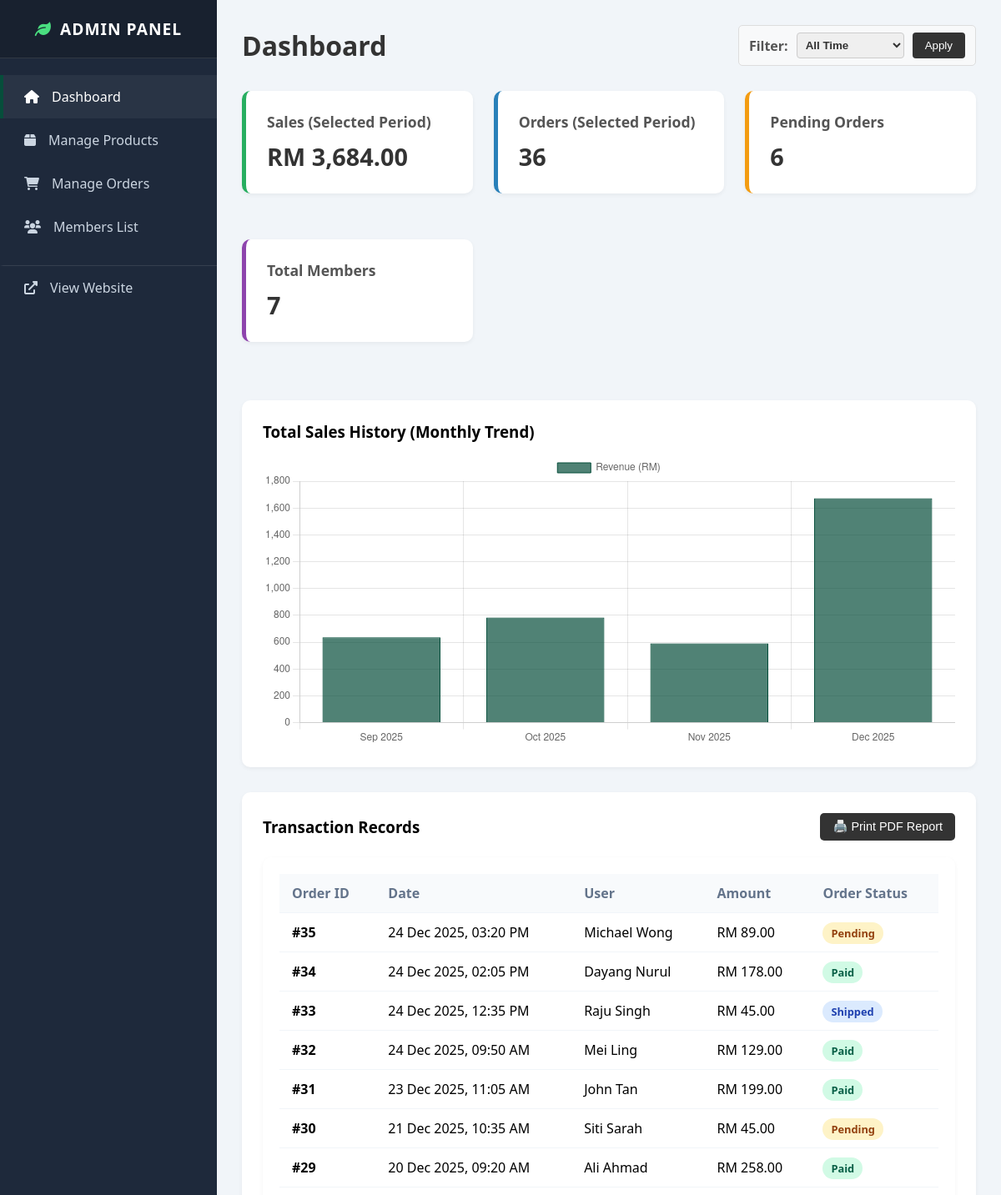
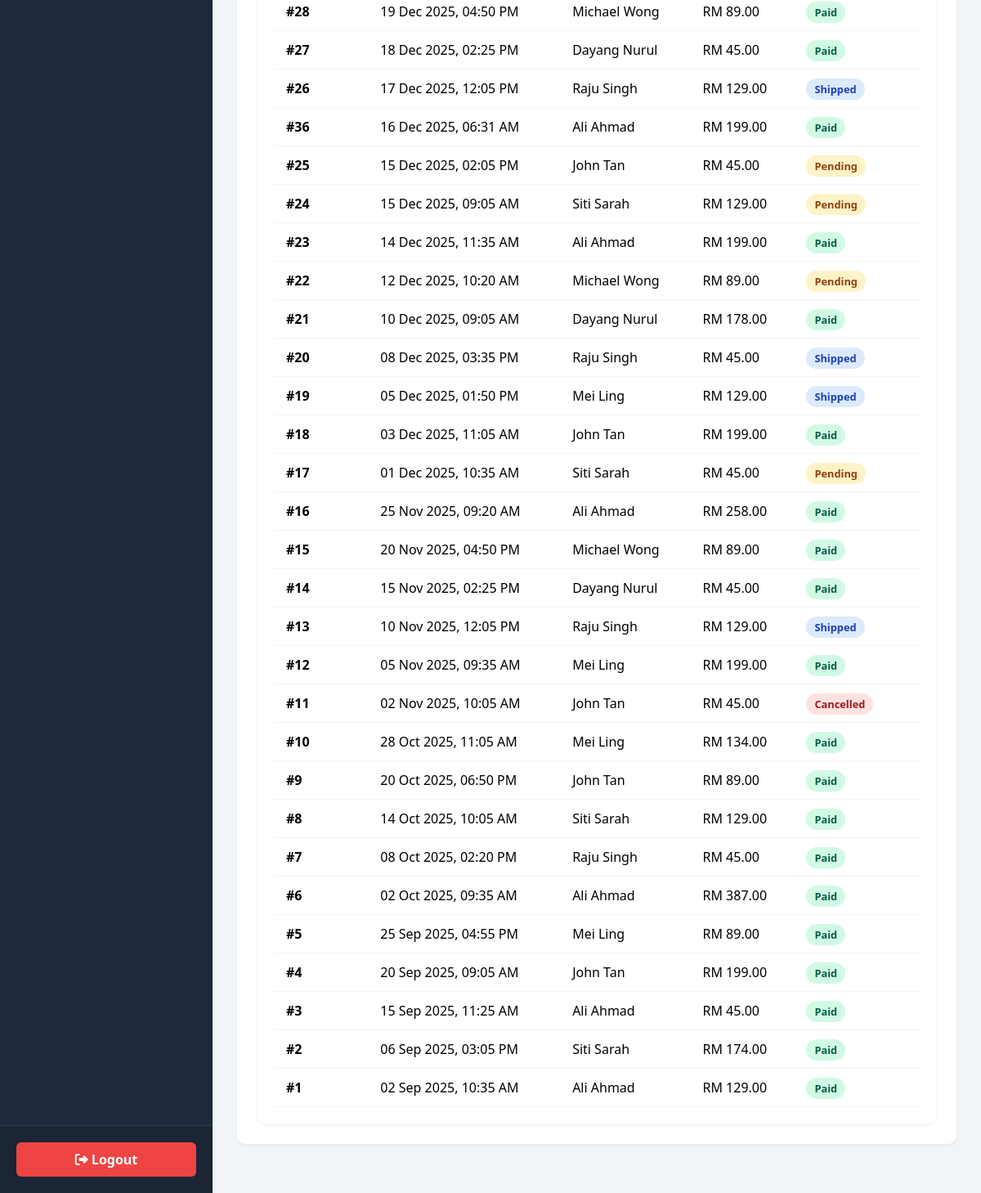
Page /admin/dashboard.php (signed in) on the committed database (2 pictures, top to bottom).
### tables this page shows
CREATE TABLE transactions (
    transaction_id INT AUTO_INCREMENT PRIMARY KEY,
    order_id INT NOT NULL,
    payment_method VARCHAR(50),
    payment_status ENUM('Success', 'Failed') DEFAULT 'Success',
    transaction_date TIMESTAMP DEFAULT CURRENT_TIMESTAMP,
    FOREIGN KEY (order_id) REFERENCES orders(order_id)
);

CREATE TABLE users (
    user_id INT AUTO_INCREMENT PRIMARY KEY,
    full_name VARCHAR(100) NOT NULL,
    email VARCHAR(100) NOT NULL UNIQUE,
    password VARCHAR(255) NOT NULL, 
    phone_number VARCHAR(20),
    otp_code VARCHAR(10) DEFAULT NULL,
    role ENUM('member', 'admin') DEFAULT 'member',
    address TEXT,
    created_at TIMESTAMP DEFAULT CURRENT_TIMESTAMP
);

CREATE TABLE orders (
    order_id INT AUTO_INCREMENT PRIMARY KEY,
    user_id INT NOT NULL,
    total_amount DECIMAL(10,2) NOT NULL,
    order_date TIMESTAMP DEFAULT CURRENT_TIMESTAMP,
    status ENUM('Pending', 'Paid', 'Shipped', 'Cancelled') DEFAULT 'Paid',
    FOREIGN KEY (user_id) REFERENCES users(user_id)
);

### admin/dashboard.php (the view, shortened to what this page needs)
<?php
include '../includes/db_connect.php';
$filter = $_GET['filter'] ?? 'all_time';
$start_date = "";
$end_date = "";
$chart_label = "Overview";
$chart_sql = "";
switch ($filter) {
    case 'all_time':
    default:
        $chart_label = "Total Sales History (Monthly Trend)";
        $chart_sql = "SELECT DATE_FORMAT(order_date, '%b %Y') as label, SUM(total_amount) as total FROM orders WHERE status = 'Paid' GROUP BY YEAR(order_date), MONTH(order_date) ORDER BY order_date ASC";
        $start_date = "2000-01-01";
        $end_date = date('Y-12-31');
        break;
}
$chart_res = mysqli_query($conn, $chart_sql);
$labels = [];
$sales = [];
if (mysqli_num_rows($chart_res) > 0) {
    while ($row = mysqli_fetch_assoc($chart_res)) {
        $labels[] = $row['label'];
        $sales[] = $row['total'];
    }
} else {
    $labels[] = "No Data";
    $sales[] = 0;
}
$js_labels = json_encode($labels);
$js_sales = json_encode($sales);
$metrics_where = "WHERE DATE(order_date) BETWEEN '$start_date' AND '$end_date'";
if ($filter == 'all_time') {
    $metrics_where = "WHERE 1=1";
}
$total_sales = mysqli_fetch_assoc(mysqli_query($conn, "SELECT SUM(total_amount) as total FROM orders $metrics_where AND status = 'Paid'"))['total'] ?? 0;
$total_orders = mysqli_fetch_assoc(mysqli_query($conn, "SELECT COUNT(*) as total FROM orders $metrics_where"))['total'] ?? 0;
$total_users = mysqli_fetch_assoc(mysqli_query($conn, "SELECT COUNT(*) as total FROM users WHERE role = 'member'"))['total'] ?? 0;
$total_pending = mysqli_fetch_assoc(mysqli_query($conn, "SELECT COUNT(*) as total FROM orders WHERE status = 'Pending'"))['total'] ?? 0;
$query = "SELECT t.*, o.total_amount, o.status AS order_status, u.full_name
          FROM transactions t
          JOIN orders o ON t.order_id = o.order_id
          JOIN users u ON o.user_id = u.user_id";
$query .= " ORDER BY t.transaction_date DESC LIMIT 100";
$trans_result = mysqli_query($conn, $query);
?>
<?php include 'includes/header.php'; ?>
    <div class="admin-header">
        <h1 style="color: #333; margin: 0;">Dashboard</h1>
        <form method="GET" class="filter-group">
            <span style="font-weight:bold; color:#555;">Filter:</span>
            <select name="filter" id="filterSelect" onchange="toggleInputs()" class="filter-select">
                <option value="all_time" <?php echo ($filter == 'all_time') ? 'selected' : ''; ?>>All Time</option>
            </select>
            <button type="submit" class="btn-action">Apply</button>
        </form>
    </div>
    <div class="cards-grid">
        <div class="card card-metric" style="border-left-color: #27ae60;">
            <h3>Sales (Selected Period)</h3>
            <div class="number">RM <?php echo number_format($total_sales, 2); ?></div>
        </div>
        <div class="card card-metric" style="border-left-color: #2980b9;">
            <h3>Orders (Selected Period)</h3>
            <div class="number"><?php echo $total_orders; ?></div>
        </div>
        <div class="card card-metric" style="border-left-color: #f39c12;">
            <h3>Pending Orders</h3>
            <div class="number"><?php echo $total_pending; ?></div>
        </div>
        <div class="card card-metric" style="border-left-color: #8e44ad;">
            <h3>Total Members</h3>
            <div class="number"><?php echo $total_users; ?></div>
        </div>
    </div>
    <div class="card">
        <h3 style="margin-top:0; margin-bottom:15px;"><?php echo $chart_label; ?></h3>
        <div class="chart-container">
            <canvas id="salesChart"></canvas>
        </div>
    </div>
    <div class="card">
        <div class="card-header-actions">
            <h3 style="margin:0;">Transaction Records</h3>
            <button onclick="window.print()" class="btn-print">🖨️ Print PDF Report</button>
        </div>
        <div class="table-responsive">
            <table>
                <thead>
                    <tr>
                        <th>Order ID</th> <th>Date</th>
                        <th>User</th>
                        <th>Amount</th>
                        <th>Order Status</th>
                    </tr>
                </thead>
                <tbody>
                    <?php if (mysqli_num_rows($trans_result) > 0): ?>
                        <?php while ($row = mysqli_fetch_assoc($trans_result)): ?>
                        <tr>
                            <td><strong>#<?php echo htmlspecialchars($row['order_id']); ?></strong></td> <td><?php echo date('d M Y, h:i A', strtotime($row['transaction_date'])); ?></td>
                            <td><?php echo htmlspecialchars($row['full_name']); ?></td>
                            <td>RM <?php echo number_format($row['total_amount'], 2); ?></td>
                            <td>
                                <?php
                                    $status = $row['order_status'];
                                    $badgeClass = 'status-pending';
                                    if ($status == 'Paid') $badgeClass = 'status-paid';
                                    elseif ($status == 'Shipped') $badgeClass = 'status-shipped';
                                    elseif ($status == 'Cancelled') $badgeClass = 'status-cancelled';
                                ?>
                                <span class="<?php echo $badgeClass; ?>">
                                    <?php echo htmlspecialchars($status); ?>
                                </span>
                            </td>
                        </tr>
                        <?php endwhile; ?>
                    <?php else: ?>
                        <tr><td colspan="5" style="text-align:center; padding:20px;">No records found for this period.</td></tr>
                    <?php endif; ?>
                </tbody>
            </table>
        </div>
    </div>
    <script>
        // 1. CHART LOGIC
        const ctx = document.getElementById('salesChart').getContext('2d');
        new Chart(ctx, {
            type: 'bar',
            data: {
                labels: <?php echo $js_labels; ?>,
                datasets: [{
                    label: 'Revenue (RM)',
                    data: <?php echo $js_sales; ?>,
                    backgroundColor: 'rgba(6, 78, 59, 0.7)',
                    borderColor: 'rgba(6, 78, 59, 1)',
                    borderWidth: 1
                }]
            },
            options: {
                responsive: true,
                maintainAspectRatio: false,
                scales: { y: { beginAtZero: true } }
            }
        });
        // 2. FILTER TOGGLE LOGIC
        function toggleInputs() {
            const val = document.getElementById('filterSelect').value;
            const ids = ['dateInput', 'weekInput', 'monthInput', 'rangeInput'];
            ids.forEach(id => {
                const el = document.getElementById(id);
                if(el) el.style.display = 'none';
            });
            if (val === 'daily') document.getElementById('dateInput').style.display = 'block';
            if (val === 'weekly') document.getElementById('weekInput').style.display = 'block';
            if (val === 'monthly') document.getElementById('monthInput').style.display = 'block';
            if (val === 'custom') document.getElementById('rangeInput').style.display = 'flex';
        }
        // Run on load to set correct state
        toggleInputs();
    </script>
<?php include 'includes/footer.php'; ?>

### css/admin.css (style rules this page uses)
:root { --admin-dark: #1e293b; --admin-green: #064e3b; --admin-light: #f1f5f9; --sidebar-width: 260px; --header-height: 70px; }
* { box-sizing: border-box; }
body { background-color: var(--admin-light); font-family: 'Segoe UI', Tahoma, Geneva, Verdana, sans-serif; margin: 0; padding: 0; overflow-x: hidden; }
.admin-header { display: flex; justify-content: space-between; align-items: center; margin-bottom: 30px; gap: 20px; }
.cards-grid { display: grid; grid-template-columns: repeat(auto-fit, minmax(240px, 1fr)); gap: 25px; margin-bottom: 40px; }
.card { background: white; padding: 25px; border-radius: 10px; box-shadow: 0 2px 5px rgba(0,0,0,0.05); margin-bottom: 30px; }
.card-metric { border-left: 5px solid #ccc; }
.card-metric h3 { margin: 0; font-size: 1.1rem; color: #555; }
.card-metric .number { font-size: 1.8rem; font-weight: bold; color: #333; margin-top: 10px; }
.chart-container { height: 350px; position: relative; width: 100%; }
.filter-group { display: flex; align-items: center; gap: 10px; background: #f8f9fa; padding: 8px 12px; border-radius: 5px; border: 1px solid #ddd; flex-wrap: wrap; }
.filter-select { padding: 6px; border-radius: 4px; border: 1px solid #ccc; font-weight: bold; color: #333; }
.table-responsive { overflow-x: auto; background: white; border-radius: 10px; box-shadow: 0 2px 5px rgba(0,0,0,0.05); padding: 20px; }
table { width: 100%; border-collapse: collapse; min-width: 600px; }
th, td { padding: 12px 15px; text-align: left; border-bottom: 1px solid #f1f5f9; }
th { background-color: #f8fafc; color: #64748b; font-weight: 600; }
.status-paid { background: #d1fae5; color: #065f46; padding: 4px 10px; border-radius: 15px; font-weight: bold; font-size: 0.8rem; white-space: nowrap; }
.status-pending { background: #fef3c7; color: #92400e; padding: 4px 10px; border-radius: 15px; font-weight: bold; font-size: 0.8rem; white-space: nowrap; }
.status-shipped { background: #dbeafe; color: #1e40af; padding: 4px 10px; border-radius: 15px; font-weight: bold; font-size: 0.8rem; white-space: nowrap; }
.status-cancelled { background: #fee2e2; color: #991b1b; padding: 4px 10px; border-radius: 15px; font-weight: bold; font-size: 0.8rem; white-space: nowrap; }
.btn-action { padding: 8px 15px; background: #333; color: white; border: none; border-radius: 4px; cursor: pointer; text-decoration: none; white-space: nowrap; }
.card-header-actions { display: flex; justify-content: space-between; align-items: center; margin-bottom: 20px; }
.btn-print { background-color: #333; color: white; border: none; padding: 8px 15px; border-radius: 5px; cursor: pointer; font-size: 0.9rem; }

### rows in the picture
transactions: order "35", transaction_date "24 Dec 2025, 03:20 PM", users.full_name "Michael Wong", order.total_amount "89.00", order.status "Pending"
transactions: order "34", transaction_date "24 Dec 2025, 02:05 PM", users.full_name "Dayang Nurul", order.total_amount "178.00", order.status "Paid"
transactions: order "33", transaction_date "24 Dec 2025, 12:35 PM", users.full_name "Raju Singh", order.total_amount "45.00", order.status "Shipped"
transactions: order "32", transaction_date "24 Dec 2025, 09:50 AM", users.full_name "Mei Ling", order.total_amount "129.00", order.status "Paid"
transactions: order "31", transaction_date "23 Dec 2025, 11:05 AM", users.full_name "John Tan", order.total_amount "199.00", order.status "Paid"
transactions: order "30", transaction_date "21 Dec 2025, 10:35 AM", users.full_name "Siti Sarah", order.total_amount "45.00", order.status "Pending"
transactions: order "29", transaction_date "20 Dec 2025, 09:20 AM", users.full_name "Ali Ahmad", order.total_amount "258.00", order.status "Paid"
transactions: order "28", transaction_date "19 Dec 2025, 04:50 PM", users.full_name "Michael Wong", order.total_amount "89.00", order.status "Paid"
transactions: order "27", transaction_date "18 Dec 2025, 02:25 PM", users.full_name "Dayang Nurul", order.total_amount "45.00", order.status "Paid"
transactions: order "26", transaction_date "17 Dec 2025, 12:05 PM", users.full_name "Raju Singh", order.total_amount "129.00", order.status "Shipped"
transactions: order "36", transaction_date "16 Dec 2025, 06:31 AM", users.full_name "Ali Ahmad", order.total_amount "199.00", order.status "Paid"
transactions: order "25", transaction_date "15 Dec 2025, 02:05 PM", users.full_name "John Tan", order.total_amount "45.00", order.status "Pending"
transactions: order "24", transaction_date "15 Dec 2025, 09:05 AM", users.full_name "Siti Sarah", order.total_amount "129.00", order.status "Pending"
transactions: order "23", transaction_date "14 Dec 2025, 11:35 AM", users.full_name "Ali Ahmad", order.total_amount "199.00", order.status "Paid"
transactions: order "22", transaction_date "12 Dec 2025, 10:20 AM", users.full_name "Michael Wong", order.total_amount "89.00", order.status "Pending"
transactions: order "21", transaction_date "10 Dec 2025, 09:05 AM", users.full_name "Dayang Nurul", order.total_amount "178.00", order.status "Paid"
transactions: order "20", transaction_date "08 Dec 2025, 03:35 PM", users.full_name "Raju Singh", order.total_amount "45.00", order.status "Shipped"
transactions: order "19", transaction_date "05 Dec 2025, 01:50 PM", users.full_name "Mei Ling", order.total_amount "129.00", order.status "Shipped"
transactions: order "18", transaction_date "03 Dec 2025, 11:05 AM", users.full_name "John Tan", order.total_amount "199.00", order.status "Paid"
transactions: order "17", transaction_date "01 Dec 2025, 10:35 AM", users.full_name "Siti Sarah", order.total_amount "45.00", order.status "Pending"
transactions: order "16", transaction_date "25 Nov 2025, 09:20 AM", users.full_name "Ali Ahmad", order.total_amount "258.00", order.status "Paid"
transactions: order "15", transaction_date "20 Nov 2025, 04:50 PM", users.full_name "Michael Wong", order.total_amount "89.00", order.status "Paid"
transactions: order "14", transaction_date "15 Nov 2025, 02:25 PM", users.full_name "Dayang Nurul", order.total_amount "45.00", order.status "Paid"
transactions: order "13", transaction_date "10 Nov 2025, 12:05 PM", users.full_name "Raju Singh", order.total_amount "129.00", order.status "Shipped"
transactions: order "12", transaction_date "05 Nov 2025, 09:35 AM", users.full_name "Mei Ling", order.total_amount "199.00", order.status "Paid"
transactions: order "11", transaction_date "02 Nov 2025, 10:05 AM", users.full_name "John Tan", order.total_amount "45.00", order.status "Cancelled"
transactions: order "10", transaction_date "28 Oct 2025, 11:05 AM", users.full_name "Mei Ling", order.total_amount "134.00", order.status "Paid"
transactions: order "9", transaction_date "20 Oct 2025, 06:50 PM", users.full_name "John Tan", order.total_amount "89.00", order.status "Paid"
transactions: order "8", transaction_date "14 Oct 2025, 10:05 AM", users.full_name "Siti Sarah", order.total_amount "129.00", order.status "Paid"
transactions: order "7", transaction_date "08 Oct 2025, 02:20 PM", users.full_name "Raju Singh", order.total_amount "45.00", order.status "Paid"
transactions: order "6", transaction_date "02 Oct 2025, 09:35 AM", users.full_name "Ali Ahmad", order.total_amount "387.00", order.status "Paid"
transactions: order "5", transaction_date "25 Sep 2025, 04:55 PM", users.full_name "Mei Ling", order.total_amount "89.00", order.status "Paid"
transactions: order "4", transaction_date "20 Sep 2025, 09:05 AM", users.full_name "John Tan", order.total_amount "199.00", order.status "Paid"
transactions: order "3", transaction_date "15 Sep 2025, 11:25 AM", users.full_name "Ali Ahmad", order.total_amount "45.00", order.status "Paid"
transactions: order "2", transaction_date "06 Sep 2025, 03:05 PM", users.full_name "Siti Sarah", order.total_amount "174.00", order.status "Paid"
transactions: order "1", transaction_date "02 Sep 2025, 10:35 AM", users.full_name "Ali Ahmad", order.total_amount "129.00", order.status "Paid"

### other values in the picture
$total_sales "3,684.00"
$total_orders "36"
$total_pending "6"
$total_users "7"
$chart_label "Total Sales History (Monthly Trend)"
chart data {{ $js_sales }} ["636.00","784.00","591.00","1673.00"]
